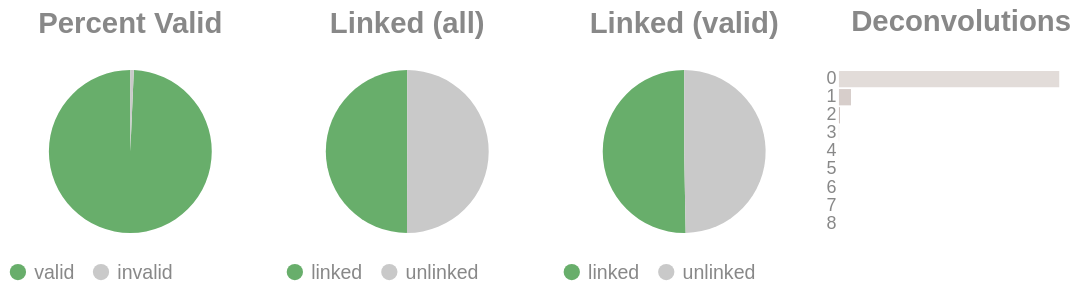

The notebook cell saved with this chart:
### Code cell
if SKIPLR:
    pass
else:
    clash = Counter()
    for i in valids['molecule'].to_list():
        _mol = i.split("-")
        if len(_mol) == 1:
            clash.update('0')
        else:
            clash.update(_mol[-1])

    _d = {"deconvolutions": [], 'count': []}
    for k,v in clash.items():
        _d['deconvolutions'].append(k)
        _d['count'].append(v)

    tot_valid = valids['reads'].sum()
    mask = valids['reads'] >= 2
    n_linked_reads = valids.filter(mask)['reads'].sum()
    if n_linked_reads == 0:
        print_html("No linked molecules (>=2 reads) were detected; skipping linked-only distributions.")
        SKIPLR = True
    else:
        perc_valid = round(tot_valid / n_reads, 4)
        linked_perc_abs = round(n_linked_reads / n_reads, 4)
        linked_perc = round(n_linked_reads / tot_valid, 4)

    _valid = pl.DataFrame({"valids": ['valid', 'invalid'], "count": [tot_valid, n_reads - tot_valid]})
    _linked_abs = pl.DataFrame({"linked (absolute)": ['linked', 'unlinked'], "count": [n_linked_reads, n_reads - n_linked_reads]})
    _linked_rel = pl.DataFrame({"linked (valids)": ['linked', 'unlinked'], "count": [n_linked_reads, tot_valid - n_linked_reads]})

    (
        alt.hconcat(
            piechart(_valid, goodval = 'valid', title = "Percent Valid"),
            piechart(_linked_abs, goodval = "linked", title =  "Linked (all)"),
            piechart(_linked_rel, goodval = "linked", title =  "Linked (valid)"),
            convolutionbar(pl.DataFrame(_d), title = "Deconvolutions"),
            center = True,
            bounds = 'flush'
        )
        .resolve_scale(color='independent')
        .resolve_legend('independent')
        .properties(usermeta={'embedOptions': {"actions": False}})
    ).display()

### Figure 1 — Vega-Lite specification as saved in the notebook (floating-point values rounded to 4 significant figures)
{"width": "container", "height": 400, "config": {"title": {"anchor": "start", "dy": -15, "fontSize": 18, "color": "#888888", "subtitleColor": "#888888", "subtitleFontSize": 14}, "arc": {"fill": "#0072B2"}, "axis": {"domainColor": "#888888", "domainWidth": 0.5, "gridWidth": 0.2, "grid": false, "titleFontWeight": 400, "titleFontSize": 15, "labelFontSize": 11, "labelColor": "#888888", "tickColor": "#888888", "tickWidth": 0.2, "titleColor": "#888888"}, "axisBand": {"grid": false}, "axisX": {"grid": true, "tickSize": 10, "domainCap": "round"}, "axisY": {"domain": false, "grid": true, "tickSize": 0, "domainCap": "round"}, "background": "transparent", "header": {"labelFontSize": 15, "labelColor": "#888888", "titleFontSize": 15, "titleFontWeight": 600, "titleColor": "#888888"}, "legend": {"labelFont": "sans-serif", "labelFontSize": 12, "labelColor": "#888888", "symbolSize": 100, "symbolType": "circle", "titleFontSize": 12, "titlePadding": 10, "titleColor": "#888888", "title": null}, "range": {"category": ["#E69F00", "#56B4E9", "#009E73", "#F0E442", "#0072B2", "#D55E00", "#CC79A7", "#000000"], "diverging": ["#cfe8f3", "#a2d4ec", "#73bfe2", "#46abdb", "#1696d2", "#12719e"]}, "area": {"fill": "#0072B2", "fillOpacity": 0.7, "line": true, "strokeOpacity": 0.7}, "line": {"color": "#0072B2", "stroke": "#0072B2", "strokeWidth": 2}, "trail": {"color": "#0072B2", "stroke": "#0072B2", "strokeWidth": 0, "size": 1}, "point": {"filled": true, "fillOpacity": 1.0, "size": 95}, "text": {"color": "#888888", "fontSize": 11, "align": "right", "fontWeight": 400, "size": 11}, "bar": {"fill": "#0072B2", "stroke": null}, "view": {"stroke": null, "continuousWidth": 660, "continuousHeight": 400}}, "hconcat": [{"data": {"name": "data-8d1d68b57f736ec3417509aa7b31a61a"}, "mark": {"type": "arc"}, "encoding": {"color": {"field": "valids", "legend": {"orient": "bottom", "title": null}, "scale": {"domain": ["valid", "invalid"], "range": ["#68ae6b", "#C9C9C9"]}, "title": "Valids", "type": "nominal"}, "theta": {"field": "count", "type": "quantitative"}, "tooltip": [{"field": "valids", "title": "Valids", "type": "ordinal"}, {"field": "percent", "format": ".2%", "title": "Percent", "type": "quantitative"}, {"field": "count", "title": "Count", "type": "quantitative"}]}, "height": 100, "title": {"text": "Percent Valid", "align": "center", "anchor": "middle"}, "transform": [{"calculate": "datum.count / 11403496", "as": "percent"}], "width": 150}, {"data": {"name": "data-91a4556ea8b6071a76d2fad5446d44d4"}, "mark": {"type": "arc"}, "encoding": {"color": {"field": "linked (absolute)", "legend": {"orient": "bottom", "title": null}, "scale": {"domain": ["linked", "unlinked"], "range": ["#68ae6b", "#C9C9C9"]}, "title": "Linked (Absolute)", "type": "nominal"}, "theta": {"field": "count", "type": "quantitative"}, "tooltip": [{"field": "linked (absolute)", "title": "Linked (Absolute)", "type": "ordinal"}, {"field": "percent", "format": ".2%", "title": "Percent", "type": "quantitative"}, {"field": "count", "title": "Count", "type": "quantitative"}]}, "height": 100, "title": {"text": "Linked (all)", "align": "center", "anchor": "middle"}, "transform": [{"calculate": "datum.count / 11403496", "as": "percent"}], "width": 150}, {"data": {"name": "data-19129e1d583441ca206dad337e76211f"}, "mark": {"type": "arc"}, "encoding": {"color": {"field": "linked (valids)", "legend": {"orient": "bottom", "title": null}, "scale": {"domain": ["linked", "unlinked"], "range": ["#68ae6b", "#C9C9C9"]}, "title": "Linked (Valids)", "type": "nominal"}, "theta": {"field": "count", "type": "quantitative"}, "tooltip": [{"field": "linked (valids)", "title": "Linked (Valids)", "type": "ordinal"}, {"field": "percent", "format": ".2%", "title": "Percent", "type": "quantitative"}, {"field": "count", "title": "Count", "type": "quantitative"}]}, "height": 100, "title": {"text": "Linked (valid)", "align": "center", "anchor": "middle"}, "transform": [{"calculate": "datum.count / 11325035", "as": "percent"}], "width": 150}, {"data": {"name": "data-053c9b4286d3ca19f3b56272fce6cc26"}, "mark": {"type": "bar"}, "encoding": {"color": {"field": "deconvolutions", "legend": null, "scale": {"scheme": "lightgreyred"}, "type": "nominal"}, "tooltip": [{"field": "deconvolutions", "title": "Deconvolutions", "type": "ordinal"}, {"field": "percent", "format": ".2%", "title": "Percent", "type": "quantitative"}, {"field": "count", "title": "Count", "type": "quantitative"}], "x": {"axis": null, "field": "count", "type": "quantitative"}, "y": {"field": "deconvolutions", "sort": "ascending", "title": null, "type": "nominal"}}, "height": 100, "title": {"text": "Deconvolutions", "align": "center", "anchor": "middle"}, "transform": [{"calculate": "datum.count / 7648839", "as": "percent"}], "width": 150}], "bounds": "flush", "center": true, "resolve": {"legend": {"angle": "independent"}, "scale": {"color": "independent"}}, "usermeta": {"embedOptions": {"actions": false}}, "$schema": "https://vega.github.io/schema/vega-lite/v6.1.0.json", "datasets": {"data-8d1d68b57f736ec3417509aa7b31a61a": [{"valids": "valid", "count": 11325035}, {"valids": "invalid", "count": 78461}], "data-91a4556ea8b6071a76d2fad5446d44d4": [{"linked (absolute)": "linked", "count": 5695703}, {"linked (absolute)": "unlinked", "count": 5707793}], "data-19129e1d583441ca206dad337e76211f": [{"linked (valids)": "linked", "count": 5695703}, {"linked (valids)": "unlinked", "count": 5629332}], "data-053c9b4286d3ca19f3b56272fce6cc26": [{"deconvolutions": "0", "count": 7212867}, {"deconvolutions": "1", "count": 395723}, {"deconvolutions": "2", "count": 35778}, {"deconvolutions": "3", "count": 3859}, {"deconvolutions": "4", "count": 525}, {"deconvolutions": "5", "count": 77}, {"deconvolutions": "6", "count": 6}, {"deconvolutions": "7", "count": 2}, {"deconvolutions": "8", "count": 2}]}}
